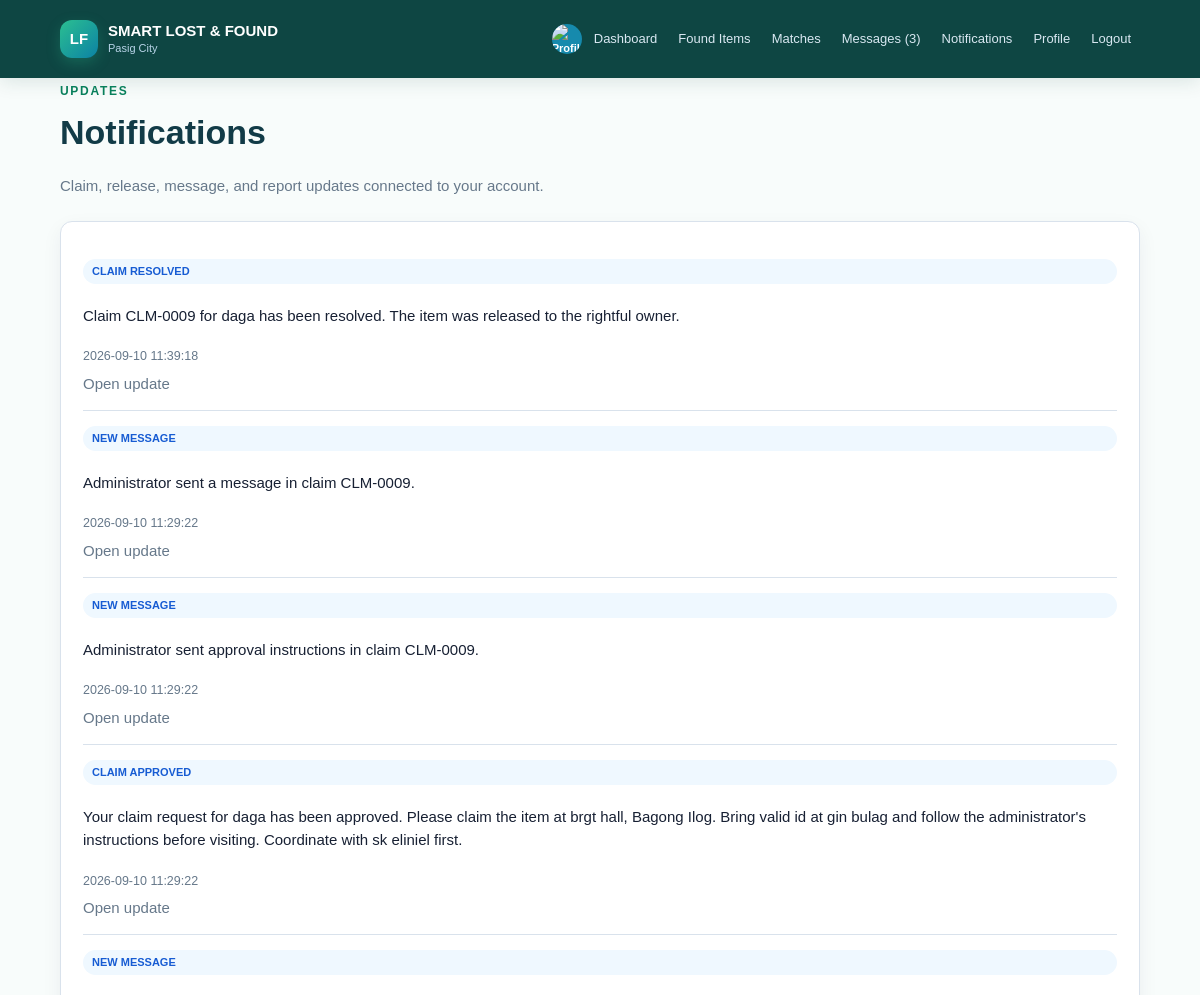
The app's page /notifications (signed in, upper part), older data.
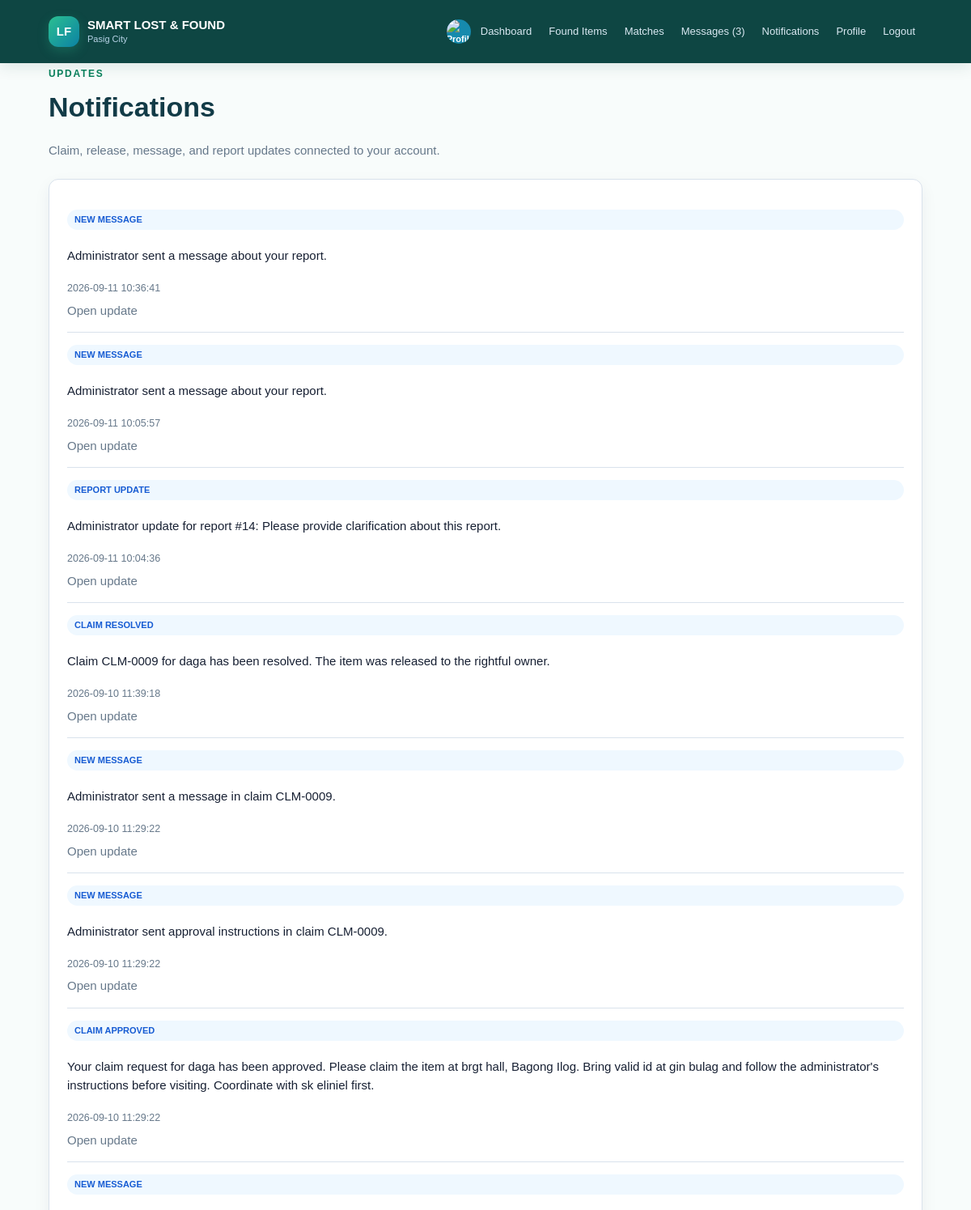
The same page, newer data.
### tables this page shows
CREATE TABLE notifications (id INTEGER PRIMARY KEY AUTOINCREMENT, user_id INTEGER NOT NULL, claim_id INTEGER, item_id INTEGER, message TEXT NOT NULL, notification_type TEXT NOT NULL DEFAULT 'INFO', is_read INTEGER NOT NULL DEFAULT 0, created_at TEXT DEFAULT CURRENT_TIMESTAMP, FOREIGN KEY(user_id) REFERENCES users(id), FOREIGN KEY(claim_id) REFERENCES claims(id), FOREIGN KEY(item_id) REFERENCES items(id));

### main.py (the view)
@app.route("/notifications")
def notifications():
    if (blocked := user_required()):
        return blocked
    conn = get_connection()
    rows = conn.execute("SELECT * FROM notifications WHERE user_id=? ORDER BY id DESC", (session["user_id"],)).fetchall()
    conn.close()
    return render_template("notifications.html", notifications=rows)

### database.py (called while the page is built)
def get_connection():
    conn = sqlite3.connect(DB_NAME)
    conn.row_factory = sqlite3.Row
    conn.execute("PRAGMA foreign_keys = ON")
    return conn

### main.py (called while the page is built)
def is_admin(user=None):
    return bool(user and str(user["role"]).upper() == "ADMIN")

def current_user():
    user_id = session.get("user_id")
    if not user_id:
        return None
    conn = get_connection()
    user = conn.execute("SELECT * FROM users WHERE id=?", (user_id,)).fetchone()
    conn.close()
    return user

def user_required(message="Please log in to continue."):
    if not session.get("user_id"):
        flash(message, "info")
        return redirect(url_for("login", next=request.path))
    return None

def avatar_url(user):
    filename = user["profile_picture"] if user and "profile_picture" in user.keys() else None
    return url_for("static", filename=f"uploads/avatars/{filename}") if filename else None

### templates/notifications.html
{% extends "base.html" %}{% block title %}Notifications | Pasig City{% endblock %}{% block content %}<div class="page-head"><span class="eyebrow">UPDATES</span><h1>Notifications</h1><p class="muted">Claim, release, message, and report updates connected to your account.</p></div><section class="panel"><div class="notification-list">{% for notification in notifications %}<a class="notification-item{% if not notification['is_read'] %} unread{% endif %}" href="{{ url_for('open_notification',notification_id=notification['id']) }}"><span class="status status-active">{{ notification['notification_type']|replace('_',' ')|title }}</span>{% if not notification['is_read'] %}<span aria-label="Unread">🔴</span>{% endif %}<p>{{ notification['message'] }}</p><small>{{ notification['created_at'] }}</small><span>Open update</span></a>{% else %}<div class="empty">You have no notifications.</div>{% endfor %}</div></section>{% endblock %}

Row changes from the older to the newer data that the page shows:
added notifications: notification_type "NEW MESSAGE", message "Administrator sent a message about your report.", created_at "2026-09-11 10:36:41"
added notifications: notification_type "NEW MESSAGE", message "Administrator sent a message about your report.", created_at "2026-09-11 10:05:57"
added notifications: notification_type "REPORT UPDATE", message "Administrator update for report #14: Please provide clarification about this report.", created_at "2026-09-11 10:04:36"
